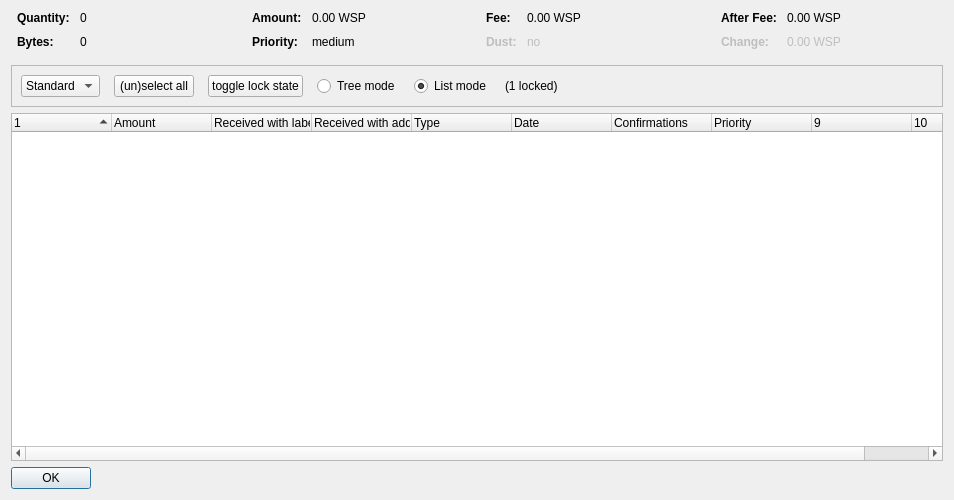
<?xml version="1.0" encoding="UTF-8"?>
<ui version="4.0">
 <class>CoinControlDialog</class>
 <widget class="QDialog" name="CoinControlDialog">
  <property name="geometry">
   <rect>
    <x>0</x>
    <y>0</y>
    <width>954</width>
    <height>500</height>
   </rect>
  </property>
  <property name="windowTitle">
   <string>Coin Selection</string>
  </property>
  <layout class="QVBoxLayout" name="verticalLayout">
   <item>
    <layout class="QHBoxLayout" name="horizontalLayoutTop" stretch="0,0,0,0">
     <property name="topMargin">
      <number>0</number>
     </property>
     <property name="bottomMargin">
      <number>10</number>
     </property>
     <item>
      <layout class="QFormLayout" name="formLayoutCoinControl1">
       <property name="horizontalSpacing">
        <number>10</number>
       </property>
       <property name="verticalSpacing">
        <number>10</number>
       </property>
       <property name="leftMargin">
        <number>6</number>
       </property>
       <property name="rightMargin">
        <number>6</number>
       </property>
       <item row="0" column="0">
        <widget class="QLabel" name="labelCoinControlQuantityText">
         <property name="font">
          <font>
           <weight>75</weight>
           <bold>true</bold>
          </font>
         </property>
         <property name="text">
          <string>Quantity:</string>
         </property>
        </widget>
       </item>
       <item row="0" column="1">
        <widget class="QLabel" name="labelCoinControlQuantity">
         <property name="cursor">
          <cursorShape>IBeamCursor</cursorShape>
         </property>
         <property name="contextMenuPolicy">
          <enum>Qt::ActionsContextMenu</enum>
         </property>
         <property name="text">
          <string notr="true">0</string>
         </property>
         <property name="textInteractionFlags">
          <set>Qt::LinksAccessibleByMouse|Qt::TextSelectableByKeyboard|Qt::TextSelectableByMouse</set>
         </property>
        </widget>
       </item>
       <item row="1" column="0">
        <widget class="QLabel" name="labelCoinControlBytesText">
         <property name="font">
          <font>
           <weight>75</weight>
           <bold>true</bold>
          </font>
         </property>
         <property name="text">
          <string>Bytes:</string>
         </property>
        </widget>
       </item>
       <item row="1" column="1">
        <widget class="QLabel" name="labelCoinControlBytes">
         <property name="cursor">
          <cursorShape>IBeamCursor</cursorShape>
         </property>
         <property name="contextMenuPolicy">
          <enum>Qt::ActionsContextMenu</enum>
         </property>
         <property name="text">
          <string notr="true">0</string>
         </property>
         <property name="textInteractionFlags">
          <set>Qt::LinksAccessibleByMouse|Qt::TextSelectableByKeyboard|Qt::TextSelectableByMouse</set>
         </property>
        </widget>
       </item>
      </layout>
     </item>
     <item>
      <layout class="QFormLayout" name="formLayoutCoinControl2">
       <property name="horizontalSpacing">
        <number>10</number>
       </property>
       <property name="verticalSpacing">
        <number>10</number>
       </property>
       <property name="leftMargin">
        <number>6</number>
       </property>
       <property name="rightMargin">
        <number>6</number>
       </property>
       <item row="0" column="0">
        <widget class="QLabel" name="labelCoinControlAmountText">
         <property name="font">
          <font>
           <weight>75</weight>
           <bold>true</bold>
          </font>
         </property>
         <property name="text">
          <string>Amount:</string>
         </property>
        </widget>
       </item>
       <item row="0" column="1">
        <widget class="QLabel" name="labelCoinControlAmount">
         <property name="cursor">
          <cursorShape>IBeamCursor</cursorShape>
         </property>
         <property name="contextMenuPolicy">
          <enum>Qt::ActionsContextMenu</enum>
         </property>
         <property name="text">
          <string notr="true">0.00 WSP</string>
         </property>
         <property name="textInteractionFlags">
          <set>Qt::LinksAccessibleByMouse|Qt::TextSelectableByKeyboard|Qt::TextSelectableByMouse</set>
         </property>
        </widget>
       </item>
       <item row="1" column="0">
        <widget class="QLabel" name="labelCoinControlPriorityText">
         <property name="font">
          <font>
           <weight>75</weight>
           <bold>true</bold>
          </font>
         </property>
         <property name="text">
          <string>Priority:</string>
         </property>
        </widget>
       </item>
       <item row="1" column="1">
        <widget class="QLabel" name="labelCoinControlPriority">
         <property name="cursor">
          <cursorShape>IBeamCursor</cursorShape>
         </property>
         <property name="contextMenuPolicy">
          <enum>Qt::ActionsContextMenu</enum>
         </property>
         <property name="text">
          <string>medium</string>
         </property>
         <property name="textInteractionFlags">
          <set>Qt::LinksAccessibleByMouse|Qt::TextSelectableByKeyboard|Qt::TextSelectableByMouse</set>
         </property>
        </widget>
       </item>
      </layout>
     </item>
     <item>
      <layout class="QFormLayout" name="formLayoutCoinControl3">
       <property name="horizontalSpacing">
        <number>10</number>
       </property>
       <property name="verticalSpacing">
        <number>10</number>
       </property>
       <property name="leftMargin">
        <number>6</number>
       </property>
       <property name="rightMargin">
        <number>6</number>
       </property>
       <item row="0" column="0">
        <widget class="QLabel" name="labelCoinControlFeeText">
         <property name="font">
          <font>
           <weight>75</weight>
           <bold>true</bold>
          </font>
         </property>
         <property name="text">
          <string>Fee:</string>
         </property>
        </widget>
       </item>
       <item row="0" column="1">
        <widget class="QLabel" name="labelCoinControlFee">
         <property name="cursor">
          <cursorShape>IBeamCursor</cursorShape>
         </property>
         <property name="contextMenuPolicy">
          <enum>Qt::ActionsContextMenu</enum>
         </property>
         <property name="text">
          <string notr="true">0.00 WSP</string>
         </property>
         <property name="textInteractionFlags">
          <set>Qt::LinksAccessibleByMouse|Qt::TextSelectableByKeyboard|Qt::TextSelectableByMouse</set>
         </property>
        </widget>
       </item>
       <item row="1" column="0">
        <widget class="QLabel" name="labelCoinControlLowOutputText">
         <property name="enabled">
          <bool>false</bool>
         </property>
         <property name="font">
          <font>
           <weight>75</weight>
           <bold>true</bold>
          </font>
         </property>
         <property name="text">
          <string>Dust:</string>
         </property>
        </widget>
       </item>
       <item row="1" column="1">
        <widget class="QLabel" name="labelCoinControlLowOutput">
         <property name="enabled">
          <bool>false</bool>
         </property>
         <property name="cursor">
          <cursorShape>IBeamCursor</cursorShape>
         </property>
         <property name="contextMenuPolicy">
          <enum>Qt::ActionsContextMenu</enum>
         </property>
         <property name="text">
          <string>no</string>
         </property>
         <property name="textInteractionFlags">
          <set>Qt::LinksAccessibleByMouse|Qt::TextSelectableByKeyboard|Qt::TextSelectableByMouse</set>
         </property>
        </widget>
       </item>
      </layout>
     </item>
     <item>
      <layout class="QFormLayout" name="formLayoutCoinControl4">
       <property name="horizontalSpacing">
        <number>10</number>
       </property>
       <property name="verticalSpacing">
        <number>10</number>
       </property>
       <property name="leftMargin">
        <number>6</number>
       </property>
       <property name="rightMargin">
        <number>6</number>
       </property>
       <item row="0" column="0">
        <widget class="QLabel" name="labelCoinControlAfterFeeText">
         <property name="font">
          <font>
           <weight>75</weight>
           <bold>true</bold>
          </font>
         </property>
         <property name="text">
          <string>After Fee:</string>
         </property>
        </widget>
       </item>
       <item row="0" column="1">
        <widget class="QLabel" name="labelCoinControlAfterFee">
         <property name="cursor">
          <cursorShape>IBeamCursor</cursorShape>
         </property>
         <property name="contextMenuPolicy">
          <enum>Qt::ActionsContextMenu</enum>
         </property>
         <property name="text">
          <string notr="true">0.00 WSP</string>
         </property>
         <property name="textInteractionFlags">
          <set>Qt::LinksAccessibleByMouse|Qt::TextSelectableByKeyboard|Qt::TextSelectableByMouse</set>
         </property>
        </widget>
       </item>
       <item row="1" column="0">
        <widget class="QLabel" name="labelCoinControlChangeText">
         <property name="enabled">
          <bool>false</bool>
         </property>
         <property name="font">
          <font>
           <weight>75</weight>
           <bold>true</bold>
          </font>
         </property>
         <property name="text">
          <string>Change:</string>
         </property>
        </widget>
       </item>
       <item row="1" column="1">
        <widget class="QLabel" name="labelCoinControlChange">
         <property name="enabled">
          <bool>false</bool>
         </property>
         <property name="cursor">
          <cursorShape>IBeamCursor</cursorShape>
         </property>
         <property name="contextMenuPolicy">
          <enum>Qt::ActionsContextMenu</enum>
         </property>
         <property name="text">
          <string notr="true">0.00 WSP</string>
         </property>
         <property name="textInteractionFlags">
          <set>Qt::LinksAccessibleByMouse|Qt::TextSelectableByKeyboard|Qt::TextSelectableByMouse</set>
         </property>
        </widget>
       </item>
      </layout>
     </item>
    </layout>
   </item>
   <item>
    <widget class="QFrame" name="frame">
     <property name="minimumSize">
      <size>
       <width>0</width>
       <height>40</height>
      </size>
     </property>
     <property name="frameShape">
      <enum>QFrame::StyledPanel</enum>
     </property>
     <property name="frameShadow">
      <enum>QFrame::Sunken</enum>
     </property>
     <layout class="QHBoxLayout" name="horizontalLayout">
      <item>
       <layout class="QHBoxLayout" name="horizontalLayoutPanel" stretch="0,0,0,0,0,0">
        <property name="spacing">
         <number>14</number>
        </property>
        <item>
         <widget class="QComboBox" name="cbxType">
          <item>
           <property name="text">
            <string>Standard</string>
           </property>
          </item>
          <item>
           <property name="text">
            <string>Blind</string>
           </property>
          </item>
          <item>
           <property name="text">
            <string>Anon</string>
           </property>
          </item>
         </widget>
        </item>
        <item>
         <widget class="QPushButton" name="pushButtonSelectAll">
          <property name="sizePolicy">
           <sizepolicy hsizetype="Maximum" vsizetype="Fixed">
            <horstretch>0</horstretch>
            <verstretch>0</verstretch>
           </sizepolicy>
          </property>
          <property name="text">
           <string>(un)select all</string>
          </property>
          <property name="autoDefault">
           <bool>false</bool>
          </property>
         </widget>
        </item>
        <item>
         <widget class="QPushButton" name="pushButtonToggleLock">
          <property name="sizePolicy">
           <sizepolicy hsizetype="Maximum" vsizetype="Fixed">
            <horstretch>0</horstretch>
            <verstretch>0</verstretch>
           </sizepolicy>
          </property>
          <property name="text">
           <string>toggle lock state</string>
          </property>
          <property name="autoDefault">
           <bool>false</bool>
          </property>
         </widget>
        </item>
        <item>
         <widget class="QRadioButton" name="radioTreeMode">
          <property name="sizePolicy">
           <sizepolicy hsizetype="Maximum" vsizetype="Fixed">
            <horstretch>0</horstretch>
            <verstretch>0</verstretch>
           </sizepolicy>
          </property>
          <property name="text">
           <string>Tree mode</string>
          </property>
         </widget>
        </item>
        <item>
         <widget class="QRadioButton" name="radioListMode">
          <property name="sizePolicy">
           <sizepolicy hsizetype="Maximum" vsizetype="Fixed">
            <horstretch>0</horstretch>
            <verstretch>0</verstretch>
           </sizepolicy>
          </property>
          <property name="text">
           <string>List mode</string>
          </property>
          <property name="checked">
           <bool>true</bool>
          </property>
         </widget>
        </item>
        <item>
         <widget class="QLabel" name="labelLocked">
          <property name="text">
           <string>(1 locked)</string>
          </property>
         </widget>
        </item>
        <item>
         <spacer name="horizontalSpacer">
          <property name="orientation">
           <enum>Qt::Horizontal</enum>
          </property>
          <property name="sizeHint" stdset="0">
           <size>
            <width>40</width>
            <height>20</height>
           </size>
          </property>
         </spacer>
        </item>
       </layout>
      </item>
     </layout>
    </widget>
   </item>
   <item>
    <widget class="CoinControlTreeWidget" name="treeWidget">
     <property name="contextMenuPolicy">
      <enum>Qt::CustomContextMenu</enum>
     </property>
     <property name="sortingEnabled">
      <bool>false</bool>
     </property>
     <property name="columnCount">
      <number>10</number>
     </property>
     <attribute name="headerShowSortIndicator" stdset="0">
      <bool>true</bool>
     </attribute>
     <attribute name="headerStretchLastSection">
      <bool>false</bool>
     </attribute>
     <column>
      <property name="text">
       <string/>
      </property>
     </column>
     <column>
      <property name="text">
       <string>Amount</string>
      </property>
     </column>
     <column>
      <property name="text">
       <string>Received with label</string>
      </property>
     </column>
     <column>
      <property name="text">
       <string>Received with address</string>
      </property>
     </column>
     <column>
      <property name="text">
       <string>Type</string>
      </property>
     </column>
     <column>
      <property name="text">
       <string>Date</string>
      </property>
     </column>
     <column>
      <property name="text">
       <string>Confirmations</string>
      </property>
      <property name="toolTip">
       <string>Confirmed</string>
      </property>
     </column>
     <column>
      <property name="text">
       <string>Priority</string>
      </property>
     </column>
     <column>
      <property name="text">
       <string/>
      </property>
     </column>
     <column>
      <property name="text">
       <string/>
      </property>
     </column>
    </widget>
   </item>
   <item>
    <widget class="QDialogButtonBox" name="buttonBox">
     <property name="sizePolicy">
      <sizepolicy hsizetype="Maximum" vsizetype="Fixed">
       <horstretch>0</horstretch>
       <verstretch>0</verstretch>
      </sizepolicy>
     </property>
     <property name="orientation">
      <enum>Qt::Horizontal</enum>
     </property>
     <property name="standardButtons">
      <set>QDialogButtonBox::Ok</set>
     </property>
    </widget>
   </item>
  </layout>
 </widget>
 <customwidgets>
  <customwidget>
   <class>CoinControlTreeWidget</class>
   <extends>QTreeWidget</extends>
   <header>qt/coincontroltreewidget.h</header>
  </customwidget>
 </customwidgets>
 <resources/>
 <connections/>
</ui>
